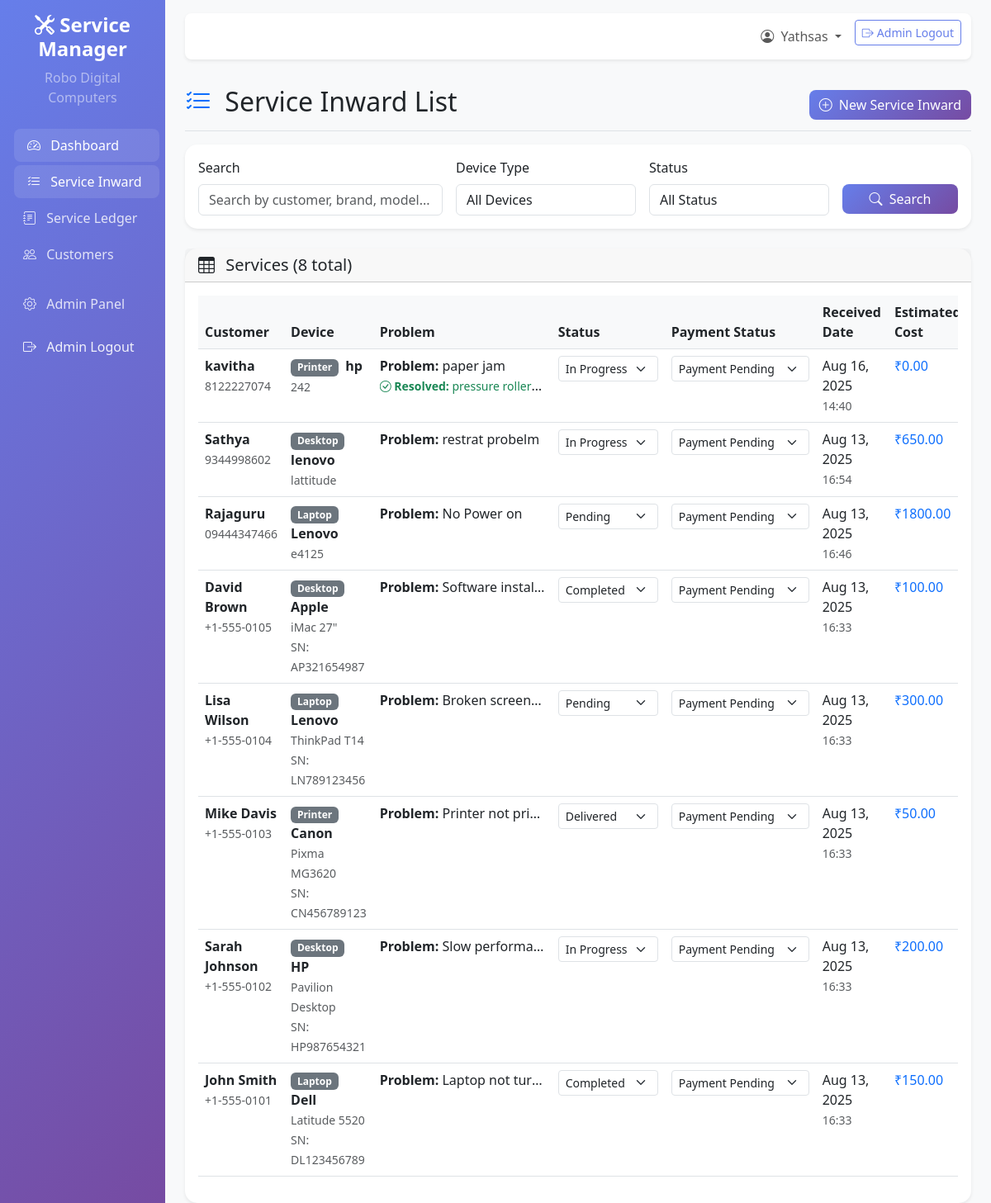
Before: /services/inward/ (signed in) with the older database file.
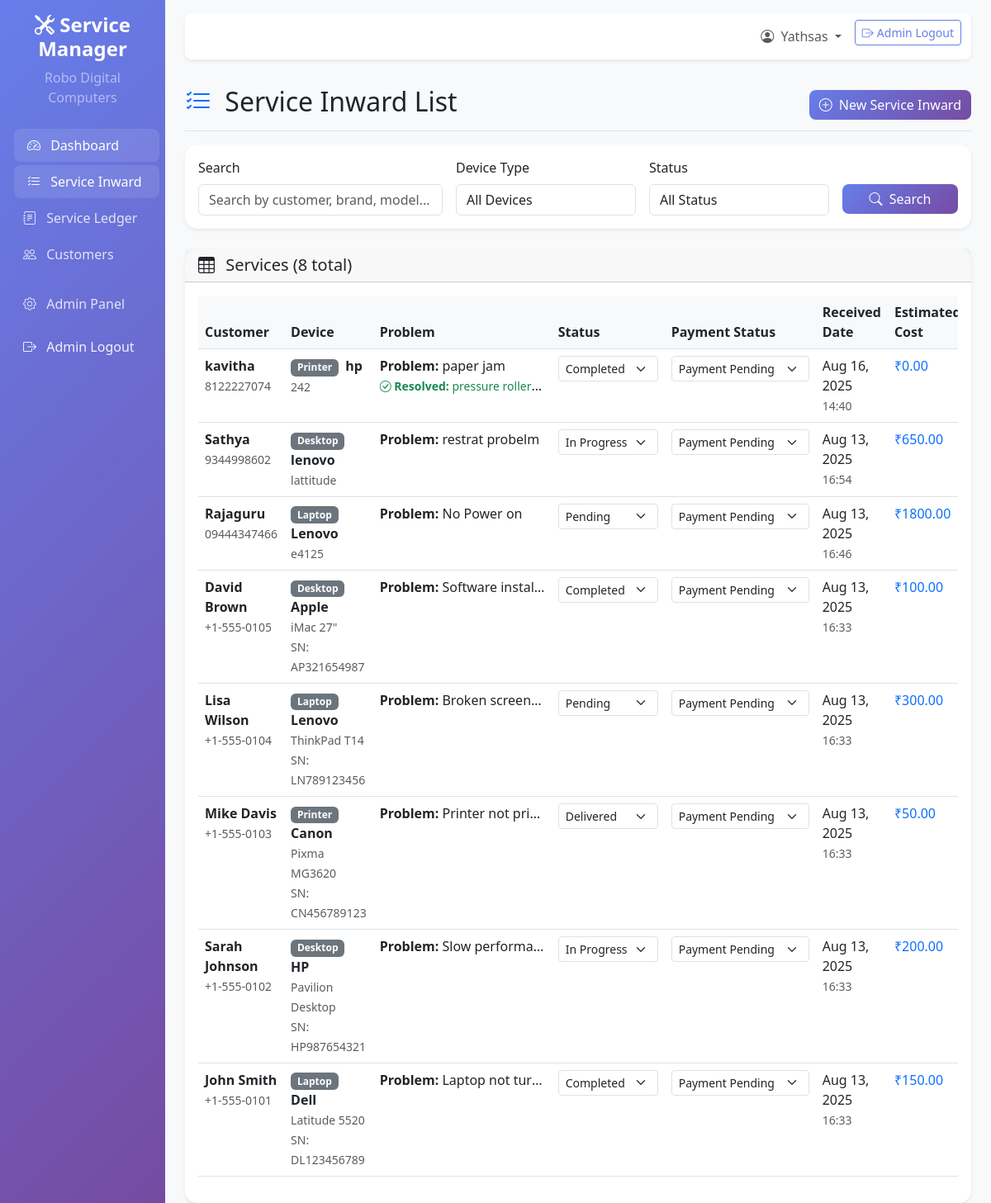
After: the same page with the newer database file.
### services/models.py (models this page shows, shortened)
class ServiceItem(models.Model):
    DEVICE_TYPES = [
        ('laptop', 'Laptop'),
        ('desktop', 'Desktop'),
        ('printer', 'Printer'),
    ]
    STATUS_CHOICES = [
        ('pending', 'Pending'),
        ('in_progress', 'In Progress'),
        ('completed', 'Completed'),
        ('delivered', 'Delivered'),
        ('cancelled', 'Cancelled'),
    ]
    PAYMENT_STATUS_CHOICES = [
        ('pending', 'Payment Pending'),
        ('received', 'Payment Received'),
        ('partial', 'Partial Payment'),
    ]
    customer = models.ForeignKey(Customer, on_delete=models.CASCADE, related_name='service_items')
    device_type = models.CharField(max_length=20, choices=DEVICE_TYPES)
    brand = models.CharField(max_length=100)
    model = models.CharField(max_length=100)
    serial_number = models.CharField(max_length=100, blank=True, null=True)
    problem_description = models.TextField()
    accessories_received = models.TextField(blank=True, null=True)
    estimated_cost = models.DecimalField(max_digits=10, decimal_places=2, default=0.00)
    actual_cost = models.DecimalField(max_digits=10, decimal_places=2, default=0.00)
    status = models.CharField(max_length=20, choices=STATUS_CHOICES, default='pending')
    payment_status = models.CharField(max_length=20, choices=PAYMENT_STATUS_CHOICES, default='pending')
    received_date = models.DateTimeField(auto_now_add=True)
    completed_date = models.DateTimeField(blank=True, null=True)
    delivered_date = models.DateTimeField(blank=True, null=True)
    technician_notes = models.TextField(blank=True, null=True)
    problem_resolved = models.TextField(blank=True, null=True, help_text="Description of how the problem was resolved")
    created_at = models.DateTimeField(auto_now_add=True)
    updated_at = models.DateTimeField(auto_now=True)
    class Meta:
        ordering = ['-received_date']

class Customer(models.Model):
    name = models.CharField(max_length=200)
    phone = models.CharField(max_length=15)
    email = models.EmailField(blank=True, null=True)
    address = models.TextField()
    created_at = models.DateTimeField(auto_now_add=True)
    updated_at = models.DateTimeField(auto_now=True)
    class Meta:
        ordering = ['-created_at']

### services/views.py (the view, shortened to what this page needs)
# urls.py: path('inward/', views.service_inward_list, name='service_inward_list'),
@login_required
def service_inward_list(request):
    search_query = request.GET.get('search', '')
    device_type = request.GET.get('device_type', '')
    status = request.GET.get('status', '')
    services = ServiceItem.objects.select_related('customer').all()
    if device_type:
        services = services.filter(device_type=device_type)
    if status:
        services = services.filter(status=status)
    paginator = Paginator(services, 20)
    page_number = request.GET.get('page')
    page_obj = paginator.get_page(page_number)
    context = {
        'page_obj': page_obj,
        'search_query': search_query,
        'device_type': device_type,
        'status': status,
        'device_types': ServiceItem.DEVICE_TYPES,
        'status_choices': ServiceItem.STATUS_CHOICES,
    }
    return render(request, 'services/service_inward_list.html', context)

### templates/services/service_inward_list.html (shortened to what the changed rows need)
{% extends 'base.html' %}
{% block content %}
<div class="d-flex justify-content-between flex-wrap flex-md-nowrap align-items-center pt-3 pb-2 mb-3 border-bottom">
    <h1 class="h2">
        <i class="bi bi-list-check text-primary me-2"></i>
        Service Inward List
    </h1>
</div>
<div class="card">
    <div class="card-body">
        {% if page_obj %}
            <div class="table-responsive">
                <table class="table table-hover">
                    <thead>
                        <tr>
                            <th>Customer</th>
                            <th>Device</th>
                            <th>Problem</th>
                            <th>Status</th>
                            <th>Payment Status</th>
                            <th>Received Date</th>
                            <th>Estimated Cost</th>
                        </tr>
                    </thead>
                    <tbody>
                        {% for service in page_obj %}
                        <tr>
                            <td>
                                <div>
                                    <strong>{{ service.customer.name }}</strong>
                                    <br>
                                    <small class="text-muted">{{ service.customer.phone }}</small>
                                </div>
                            </td>
                            <td>
                                <div>
                                    <span class="badge bg-secondary me-1">{{ service.device_type|title }}</span>
                                    <strong>{{ service.brand }}</strong>
                                    <br>
                                    <small class="text-muted">{{ service.model }}</small>
                                </div>
                            </td>
                            <td>
                                <div class="text-truncate" style="max-width: 200px;" title="{{ service.problem_description }}">
                                    <strong>Problem:</strong> {{ service.problem_description|truncatechars:80 }}<br>
                                    {% if service.problem_resolved %}
                                        <small class="text-success">
                                            <i class="bi bi-check-circle"></i>
                                            <strong>Resolved:</strong> {{ service.problem_resolved|truncatechars:80 }}
                                        </small>
                                    {% endif %}
                                </div>
                            </td>
                            <td>
                                <select class="form-select form-select-sm status-select"
                                        data-service-id="{{ service.id }}"
                                        style="width: auto;">
                                    {% for value, label in status_choices %}
                                        <option value="{{ value }}" {% if service.status == value %}selected{% endif %}>
                                            {{ label }}
                                        </option>
                                    {% endfor %}
                                </select>
                            </td>
                            <td>
                                <select class="form-select form-select-sm payment-status-select"
                                        data-service-id="{{ service.id }}"
                                        style="width: auto;"
                                        onchange="updatePaymentStatus('{{ service.id }}', this)">
                                    <option value="pending" {% if service.payment_status == 'pending' %}selected{% endif %}>
                                        Payment Pending
                                    </option>
                                </select>
                            </td>
                            <td>
                                <div>
                                    {{ service.received_date|date:"M d, Y" }}
                                    <br>
                                    <small class="text-muted">{{ service.received_date|date:"H:i" }}</small>
                                </div>
                            </td>
                            <td>
                                <span class="text-primary">₹{{ service.estimated_cost|floatformat:2 }}</span>
                            </td>
                        </tr>
                        {% endfor %}
                    </tbody>
                </table>
            </div>
        {% endif %}
    </div>
</div>
{% endblock %}

Changed rows visible on the page:
changed ServiceItem "hp": status+id "In Progress" → "Completed"
